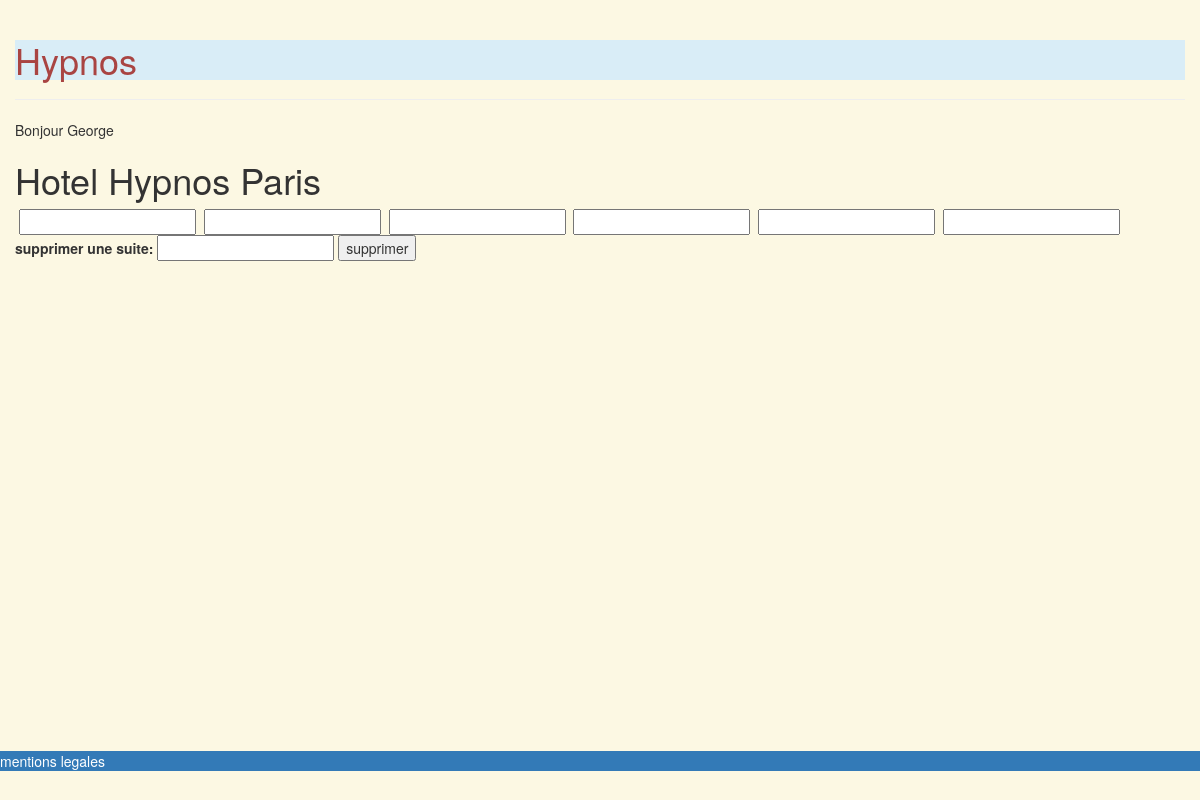
The page /front/PageGerant.php (signed in) on the database as committed earlier.
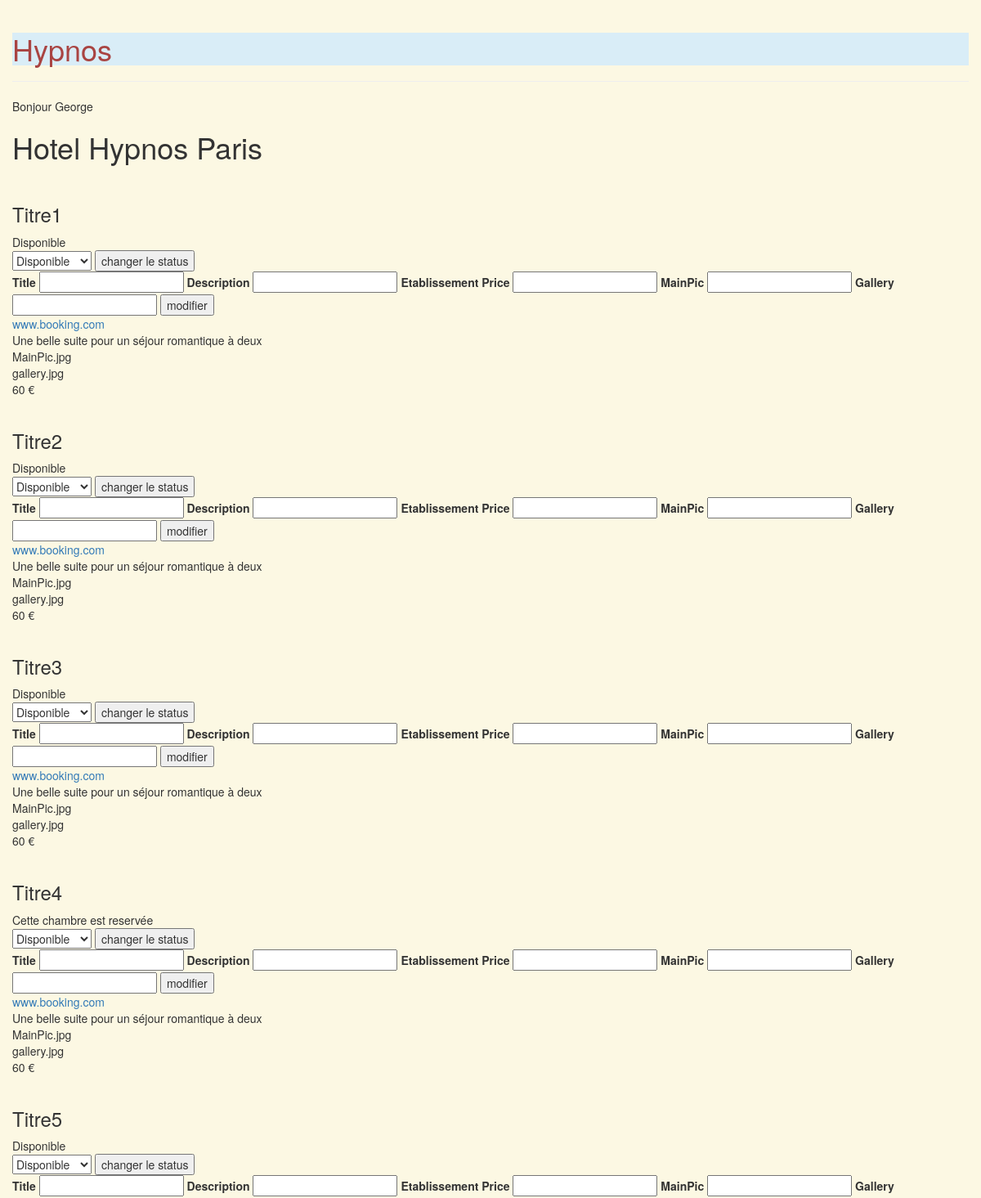
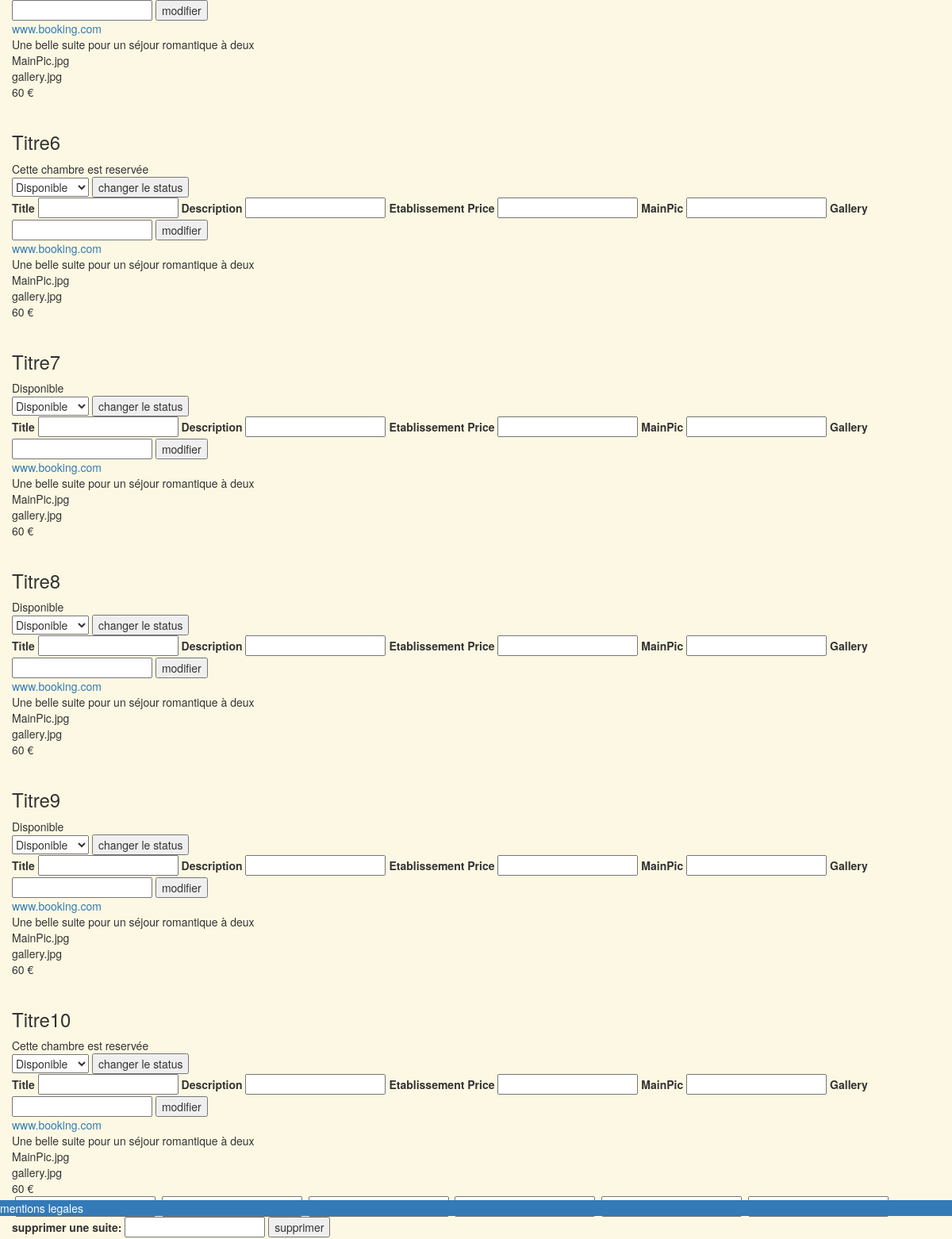
The same page on the database as committed later (2 pictures, top to bottom).
### tables this page shows
CREATE TABLE IF NOT EXISTS Suite(
  ID INTEGER NOT NULL AUTO_INCREMENT,
  Title VARCHAR(250) NOT NULL,  
  Establishment INTEGER NOT NULL,  
  Price DECIMAL NOT NULL,  
  IsOccupied BOOLEAN NOT NULL,  
  BookingLink VARCHAR(250) NOT NULL,  
  Description VARCHAR(1000) NOT NULL,  
  MainPic VARCHAR(250) NOT NULL,  
  Gallery VARCHAR(250) NOT NULL,
  Gallery2 VARCHAR(250) NOT NULL,
  Gallery3 VARCHAR(250) NOT NULL,
  FOREIGN KEY(Establishment) REFERENCES Establishment(ID),  
  PRIMARY KEY(ID)
);

### Back/ConnectToDatabase.php (called while the page is built, shortened)
<?php
function selectFromDatabase($table, $key, $data, $conn){
  $sql = "SELECT * FROM $table WHERE $key = '$data'";
  $result = mysqli_query($conn, $sql);
  $row = mysqli_fetch_all($result, MYSQLI_ASSOC);
  return $row;
}

### Back/DisplaySuite.php (the view, shortened to what this page needs)
<?php
require_once 'ConnectToDatabase.php';
if(isset($_SESSION['Role']) && ($_SESSION['Role'] == 2)){
  $Manager = $_SESSION['ID'];
  $establishments = selectFromDatabase('Establishment', 'Manager', $Manager, $conn);
  foreach($establishments as $establishment){
    $establishmentID = $establishment['ID'];
    $establishmentName = $establishment['Name'];
  }
  echo '<h1>'.$establishmentName.'</h1>' ;
  $suites = selectFromDatabase('Suite', 'Establishment', $establishmentID, $conn);
  foreach($suites as $suite){
       echo '<h3>'.htmlspecialchars($suite['Title']).'</br></h3>';
       $isOccupied = $suite['IsOccupied'];
       if($isOccupied == 1){
         echo "Cette chambre est reservée</br>";
       }else{
         echo "Disponible</br>";
       }
       require '../back/formChangeSuiteStatus.php';
       require '../back/formModifySuite.php';
       echo  '<a href="../www.booking.com">'.htmlspecialchars($suite['BookingLink']).'</a></br>';
       echo $suite['Description'].'</br>';
       echo $suite['MainPic'].'</br>';
       echo $suite['Gallery'].'</br>';
       echo $suite['Price'].' €'.'</br>';
     }
}

### Back/formSuite.php (shortened to what this page needs)
<form action="">
    <input type="text">
    <input type="text">
    <input type="text">
    <input type="text">
    <input type="text">
    <input type="text">
</form>

### Back/formChangeSuiteStatus.php (shortened to what this page needs)
<form method="POST" action="../Back/scriptChangeSuiteStatus.php" enctype="multipart/form-data">
    <select name="isOccupied">
        <option value="0">Disponible</option>
    </select>
    <button type="submit">changer le status</button>
</form>

### Back/formModifySuite.php (shortened to what this page needs)
<form method="POST" action="../back/scriptModifySuite.php"enctype="multipart/form-data">
    <label>Title</label>
    <input name="Title" type="text">
    <label>Description</label>
    <input name="Description" type="text">
    <label>Etablissement</label>
    <label>Price</label>
    <input name="Price" type="int">
    <label>MainPic</label>
    <input name="MainPic" type="text">
    <label>Gallery</label>
    <input name="Gallery" type="text">
    <button type="submit">modifier</button>
</form>

Rows that differ between the two databases and show on the page:
now on this page (row edited): suite: Title "Titre1", IsOccupied "Disponible", BookingLink "www.booking.com", Description "Une belle suite pour un séjour romantique à deux", MainPic "MainPic.jpg", Gallery "gallery.jpg", Price "60"
now on this page (row edited): suite: Title "Titre2", IsOccupied "Disponible", BookingLink "www.booking.com", Description "Une belle suite pour un séjour romantique à deux", MainPic "MainPic.jpg", Gallery "gallery.jpg", Price "60"
now on this page (row edited): suite: Title "Titre3", IsOccupied "Disponible", BookingLink "www.booking.com", Description "Une belle suite pour un séjour romantique à deux", MainPic "MainPic.jpg", Gallery "gallery.jpg", Price "60"
now on this page (row edited): suite: Title "Titre4", IsOccupied "Cette chambre est reservée", BookingLink "www.booking.com", Description "Une belle suite pour un séjour romantique à deux", MainPic "MainPic.jpg", Gallery "gallery.jpg", Price "60"
now on this page (row edited): suite: Title "Titre5", IsOccupied "Disponible", BookingLink "www.booking.com", Description "Une belle suite pour un séjour romantique à deux", MainPic "MainPic.jpg", Gallery "gallery.jpg", Price "60"
now on this page (row edited): suite: Title "Titre6", IsOccupied "Cette chambre est reservée", BookingLink "www.booking.com", Description "Une belle suite pour un séjour romantique à deux", MainPic "MainPic.jpg", Gallery "gallery.jpg", Price "60"
now on this page (row edited): suite: Title "Titre7", IsOccupied "Disponible", BookingLink "www.booking.com", Description "Une belle suite pour un séjour romantique à deux", MainPic "MainPic.jpg", Gallery "gallery.jpg", Price "60"
now on this page (row edited): suite: Title "Titre8", IsOccupied "Disponible", BookingLink "www.booking.com", Description "Une belle suite pour un séjour romantique à deux", MainPic "MainPic.jpg", Gallery "gallery.jpg", Price "60"
now on this page (row edited): suite: Title "Titre9", IsOccupied "Disponible", BookingLink "www.booking.com", Description "Une belle suite pour un séjour romantique à deux", MainPic "MainPic.jpg", Gallery "gallery.jpg", Price "60"
now on this page (row edited): suite: Title "Titre10", IsOccupied "Cette chambre est reservée", BookingLink "www.booking.com", Description "Une belle suite pour un séjour romantique à deux", MainPic "MainPic.jpg", Gallery "gallery.jpg", Price "60"
